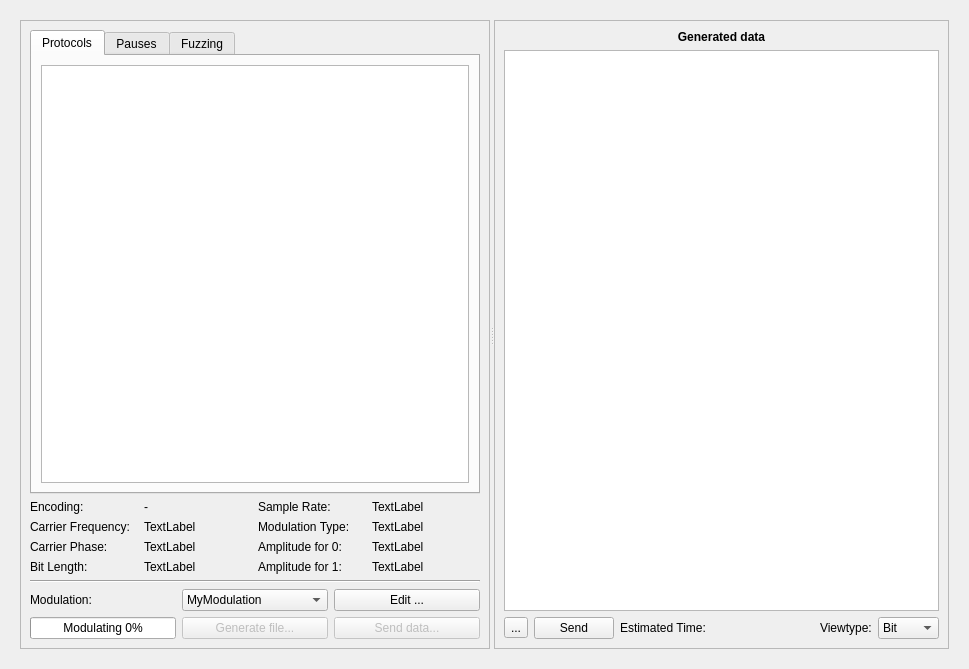
<?xml version="1.0" encoding="UTF-8"?>
<ui version="4.0">
 <class>GeneratorTab</class>
 <widget class="QWidget" name="GeneratorTab">
  <property name="geometry">
   <rect>
    <x>0</x>
    <y>0</y>
    <width>969</width>
    <height>669</height>
   </rect>
  </property>
  <property name="windowTitle">
   <string>Form</string>
  </property>
  <layout class="QVBoxLayout" name="verticalLayout_2">
   <item>
    <widget class="QScrollArea" name="scrollArea">
     <property name="frameShape">
      <enum>QFrame::NoFrame</enum>
     </property>
     <property name="frameShadow">
      <enum>QFrame::Plain</enum>
     </property>
     <property name="widgetResizable">
      <bool>true</bool>
     </property>
     <widget class="QWidget" name="scrollAreaWidgetContents">
      <property name="geometry">
       <rect>
        <x>0</x>
        <y>0</y>
        <width>951</width>
        <height>651</height>
       </rect>
      </property>
      <layout class="QVBoxLayout" name="verticalLayout_3">
       <item>
        <widget class="QSplitter" name="splitter">
         <property name="orientation">
          <enum>Qt::Horizontal</enum>
         </property>
         <widget class="QFrame" name="frame_2">
          <property name="frameShape">
           <enum>QFrame::StyledPanel</enum>
          </property>
          <property name="frameShadow">
           <enum>QFrame::Raised</enum>
          </property>
          <layout class="QVBoxLayout" name="verticalLayout">
           <item>
            <widget class="QTabWidget" name="tabWidget">
             <property name="sizePolicy">
              <sizepolicy hsizetype="Expanding" vsizetype="Expanding">
               <horstretch>0</horstretch>
               <verstretch>0</verstretch>
              </sizepolicy>
             </property>
             <property name="tabPosition">
              <enum>QTabWidget::North</enum>
             </property>
             <property name="tabShape">
              <enum>QTabWidget::Rounded</enum>
             </property>
             <property name="currentIndex">
              <number>0</number>
             </property>
             <widget class="QWidget" name="tab_proto">
              <attribute name="title">
               <string>Protocols</string>
              </attribute>
              <layout class="QHBoxLayout" name="horizontalLayout">
               <item>
                <widget class="GeneratorTreeView" name="treeProtocols">
                 <property name="sizePolicy">
                  <sizepolicy hsizetype="Preferred" vsizetype="Expanding">
                   <horstretch>0</horstretch>
                   <verstretch>0</verstretch>
                  </sizepolicy>
                 </property>
                 <property name="toolTip">
                  <string>&lt;html&gt;&lt;head/&gt;&lt;body&gt;&lt;p&gt;Drag&amp;amp;Drop Protocols to the table on the right to fill the generation table.&lt;/p&gt;&lt;/body&gt;&lt;/html&gt;</string>
                 </property>
                 <attribute name="headerDefaultSectionSize">
                  <number>0</number>
                 </attribute>
                </widget>
               </item>
              </layout>
             </widget>
             <widget class="QWidget" name="tab_4">
              <attribute name="title">
               <string>Pauses</string>
              </attribute>
              <layout class="QGridLayout" name="gridLayout_4">
               <item row="0" column="0" colspan="2">
                <widget class="GeneratorListWidget" name="lWPauses">
                 <property name="sizePolicy">
                  <sizepolicy hsizetype="Expanding" vsizetype="Expanding">
                   <horstretch>0</horstretch>
                   <verstretch>0</verstretch>
                  </sizepolicy>
                 </property>
                 <property name="toolTip">
                  <string>&lt;html&gt;&lt;head/&gt;&lt;body&gt;&lt;p&gt;The pauses will be added automatically when you drag a protocol from the tree above to the table on the right.&lt;br/&gt;&lt;/p&gt;&lt;p&gt;You can see the &lt;span style=&quot; font-weight:600;&quot;&gt;position&lt;/span&gt; of each pause by &lt;span style=&quot; font-weight:600;&quot;&gt;selecting it&lt;/span&gt;. There will be drawn a line in the table indiciating the position of the pause.&lt;br/&gt;&lt;/p&gt;&lt;p&gt;Use context menu or double click to &lt;span style=&quot; font-weight:600;&quot;&gt;edit a pauses' length&lt;/span&gt;.&lt;/p&gt;&lt;/body&gt;&lt;/html&gt;</string>
                 </property>
                 <property name="editTriggers">
                  <set>QAbstractItemView::DoubleClicked|QAbstractItemView::EditKeyPressed</set>
                 </property>
                 <property name="showDropIndicator" stdset="0">
                  <bool>false</bool>
                 </property>
                 <property name="dragDropMode">
                  <enum>QAbstractItemView::NoDragDrop</enum>
                 </property>
                </widget>
               </item>
              </layout>
             </widget>
             <widget class="QWidget" name="tab_5">
              <attribute name="title">
               <string>Fuzzing</string>
              </attribute>
              <layout class="QVBoxLayout" name="verticalLayout_8">
               <property name="spacing">
                <number>6</number>
               </property>
               <item>
                <widget class="GeneratorListView" name="listViewProtoLabels">
                 <property name="sizePolicy">
                  <sizepolicy hsizetype="Expanding" vsizetype="Expanding">
                   <horstretch>0</horstretch>
                   <verstretch>0</verstretch>
                  </sizepolicy>
                 </property>
                 <property name="editTriggers">
                  <set>QAbstractItemView::EditKeyPressed</set>
                 </property>
                </widget>
               </item>
               <item>
                <widget class="QGroupBox" name="groupBox">
                 <property name="title">
                  <string>Add fuzzing values to generated data</string>
                 </property>
                 <layout class="QHBoxLayout" name="horizontalLayout_5">
                  <item>
                   <widget class="QPushButton" name="btnFuzz">
                    <property name="text">
                     <string>Fuzz</string>
                    </property>
                   </widget>
                  </item>
                  <item>
                   <widget class="QRadioButton" name="rBSuccessive">
                    <property name="toolTip">
                     <string>&lt;html&gt;&lt;head/&gt;&lt;body&gt;&lt;p&gt;For multiple labels per message the fuzzed values are inserted &lt;span style=&quot; font-weight:600;&quot;&gt;one-by-one&lt;/span&gt;.&lt;/p&gt;&lt;/body&gt;&lt;/html&gt;</string>
                    </property>
                    <property name="text">
                     <string>S&amp;uccessive</string>
                    </property>
                    <property name="checked">
                     <bool>true</bool>
                    </property>
                   </widget>
                  </item>
                  <item>
                   <widget class="QRadioButton" name="rbConcurrent">
                    <property name="toolTip">
                     <string>&lt;html&gt;&lt;head/&gt;&lt;body&gt;&lt;p&gt;For multiple labels per message the labels are fuzzed &lt;span style=&quot; font-weight:600;&quot;&gt;at the same time&lt;/span&gt;.&lt;/p&gt;&lt;/body&gt;&lt;/html&gt;</string>
                    </property>
                    <property name="text">
                     <string>&amp;Concurrent</string>
                    </property>
                   </widget>
                  </item>
                  <item>
                   <widget class="QRadioButton" name="rBExhaustive">
                    <property name="toolTip">
                     <string>&lt;html&gt;&lt;head/&gt;&lt;body&gt;&lt;p&gt;For multiple labels per message the fuzzed values are inserted in &lt;span style=&quot; font-weight:600;&quot;&gt;all possible combinations&lt;/span&gt;.&lt;/p&gt;&lt;/body&gt;&lt;/html&gt;</string>
                    </property>
                    <property name="text">
                     <string>E&amp;xhaustive</string>
                    </property>
                   </widget>
                  </item>
                 </layout>
                </widget>
               </item>
              </layout>
             </widget>
            </widget>
           </item>
           <item>
            <layout class="QGridLayout" name="gridLayout_3">
             <item row="2" column="1">
              <widget class="QComboBox" name="cBoxModulations">
               <item>
                <property name="text">
                 <string>MyModulation</string>
                </property>
               </item>
              </widget>
             </item>
             <item row="0" column="0" colspan="3">
              <layout class="QGridLayout" name="modulationLayout">
               <item row="0" column="0">
                <widget class="QLabel" name="lEncoding">
                 <property name="text">
                  <string>Encoding:</string>
                 </property>
                </widget>
               </item>
               <item row="0" column="1">
                <widget class="QLabel" name="lEncodingValue">
                 <property name="sizePolicy">
                  <sizepolicy hsizetype="Preferred" vsizetype="Preferred">
                   <horstretch>0</horstretch>
                   <verstretch>0</verstretch>
                  </sizepolicy>
                 </property>
                 <property name="text">
                  <string>-</string>
                 </property>
                </widget>
               </item>
               <item row="0" column="2">
                <widget class="QLabel" name="lSampleRate">
                 <property name="text">
                  <string>Sample Rate:</string>
                 </property>
                </widget>
               </item>
               <item row="0" column="3">
                <widget class="QLabel" name="lSampleRateValue">
                 <property name="text">
                  <string>TextLabel</string>
                 </property>
                </widget>
               </item>
               <item row="1" column="0">
                <widget class="QLabel" name="lCarrierFrequency">
                 <property name="text">
                  <string>Carrier Frequency:</string>
                 </property>
                </widget>
               </item>
               <item row="1" column="1">
                <widget class="QLabel" name="lCarrierFreqValue">
                 <property name="text">
                  <string>TextLabel</string>
                 </property>
                </widget>
               </item>
               <item row="1" column="2">
                <widget class="QLabel" name="lModType">
                 <property name="text">
                  <string>Modulation Type:</string>
                 </property>
                </widget>
               </item>
               <item row="1" column="3">
                <widget class="QLabel" name="lModTypeValue">
                 <property name="text">
                  <string>TextLabel</string>
                 </property>
                </widget>
               </item>
               <item row="2" column="0">
                <widget class="QLabel" name="label">
                 <property name="text">
                  <string>Carrier Phase:</string>
                 </property>
                </widget>
               </item>
               <item row="2" column="1">
                <widget class="QLabel" name="lCarrierPhaseValue">
                 <property name="text">
                  <string>TextLabel</string>
                 </property>
                </widget>
               </item>
               <item row="2" column="2">
                <widget class="QLabel" name="lParamForZero">
                 <property name="text">
                  <string>Amplitude for 0:</string>
                 </property>
                </widget>
               </item>
               <item row="2" column="3">
                <widget class="QLabel" name="lParamForZeroValue">
                 <property name="text">
                  <string>TextLabel</string>
                 </property>
                </widget>
               </item>
               <item row="3" column="0">
                <widget class="QLabel" name="lBitLength">
                 <property name="text">
                  <string>Bit Length:</string>
                 </property>
                </widget>
               </item>
               <item row="3" column="1">
                <widget class="QLabel" name="lBitLenValue">
                 <property name="text">
                  <string>TextLabel</string>
                 </property>
                </widget>
               </item>
               <item row="3" column="2">
                <widget class="QLabel" name="lParamForOne">
                 <property name="text">
                  <string>Amplitude for 1:</string>
                 </property>
                </widget>
               </item>
               <item row="3" column="3">
                <widget class="QLabel" name="lParamForOneValue">
                 <property name="text">
                  <string>TextLabel</string>
                 </property>
                </widget>
               </item>
              </layout>
             </item>
             <item row="2" column="0">
              <widget class="QLabel" name="lModulation">
               <property name="text">
                <string>Modulation:</string>
               </property>
              </widget>
             </item>
             <item row="5" column="2">
              <widget class="QPushButton" name="btnSend">
               <property name="enabled">
                <bool>false</bool>
               </property>
               <property name="text">
                <string>Send data...</string>
               </property>
              </widget>
             </item>
             <item row="1" column="0" colspan="3">
              <widget class="Line" name="line">
               <property name="orientation">
                <enum>Qt::Horizontal</enum>
               </property>
              </widget>
             </item>
             <item row="2" column="2">
              <widget class="QPushButton" name="btnEditModulation">
               <property name="text">
                <string>Edit ...</string>
               </property>
              </widget>
             </item>
             <item row="5" column="0">
              <widget class="QProgressBar" name="prBarGeneration">
               <property name="sizePolicy">
                <sizepolicy hsizetype="Minimum" vsizetype="Fixed">
                 <horstretch>0</horstretch>
                 <verstretch>0</verstretch>
                </sizepolicy>
               </property>
               <property name="value">
                <number>0</number>
               </property>
               <property name="format">
                <string>Modulating %p%</string>
               </property>
              </widget>
             </item>
             <item row="5" column="1">
              <widget class="QPushButton" name="btnGenerate">
               <property name="enabled">
                <bool>false</bool>
               </property>
               <property name="toolTip">
                <string>Generate the complex file of the modulated signal, after tuning all parameters above.</string>
               </property>
               <property name="text">
                <string>Generate file...</string>
               </property>
              </widget>
             </item>
            </layout>
           </item>
          </layout>
         </widget>
         <widget class="QFrame" name="frame">
          <property name="frameShape">
           <enum>QFrame::StyledPanel</enum>
          </property>
          <property name="frameShadow">
           <enum>QFrame::Raised</enum>
          </property>
          <layout class="QGridLayout" name="gridLayout">
           <item row="1" column="0" colspan="8">
            <widget class="GeneratorTableView" name="tableMessages">
             <property name="acceptDrops">
              <bool>true</bool>
             </property>
             <property name="dragEnabled">
              <bool>false</bool>
             </property>
             <property name="dragDropOverwriteMode">
              <bool>false</bool>
             </property>
             <property name="dragDropMode">
              <enum>QAbstractItemView::DropOnly</enum>
             </property>
             <property name="defaultDropAction">
              <enum>Qt::CopyAction</enum>
             </property>
             <property name="alternatingRowColors">
              <bool>true</bool>
             </property>
             <property name="selectionBehavior">
              <enum>QAbstractItemView::SelectItems</enum>
             </property>
             <property name="verticalScrollMode">
              <enum>QAbstractItemView::ScrollPerPixel</enum>
             </property>
             <property name="horizontalScrollMode">
              <enum>QAbstractItemView::ScrollPerPixel</enum>
             </property>
             <property name="showGrid">
              <bool>false</bool>
             </property>
             <attribute name="horizontalHeaderHighlightSections">
              <bool>false</bool>
             </attribute>
             <attribute name="verticalHeaderHighlightSections">
              <bool>false</bool>
             </attribute>
            </widget>
           </item>
           <item row="2" column="0">
            <widget class="QToolButton" name="btnSave">
             <property name="text">
              <string>...</string>
             </property>
             <property name="icon">
              <iconset theme="document-save">
               <normaloff>.</normaloff>.</iconset>
             </property>
            </widget>
           </item>
           <item row="2" column="2">
            <widget class="QLabel" name="lEstimatedTime">
             <property name="toolTip">
              <string>&lt;html&gt;&lt;head/&gt;&lt;body&gt;&lt;p&gt;The estimated average time is based on the average number of bits per message and average sample rate, you set for the modulations.&lt;/p&gt;&lt;/body&gt;&lt;/html&gt;</string>
             </property>
             <property name="text">
              <string>Estimated Time: </string>
             </property>
            </widget>
           </item>
           <item row="2" column="5">
            <spacer name="horizontalSpacer_3">
             <property name="orientation">
              <enum>Qt::Horizontal</enum>
             </property>
             <property name="sizeHint" stdset="0">
              <size>
               <width>38</width>
               <height>22</height>
              </size>
             </property>
            </spacer>
           </item>
           <item row="2" column="6">
            <widget class="QLabel" name="lViewType">
             <property name="sizePolicy">
              <sizepolicy hsizetype="Fixed" vsizetype="Preferred">
               <horstretch>0</horstretch>
               <verstretch>0</verstretch>
              </sizepolicy>
             </property>
             <property name="text">
              <string>Viewtype:</string>
             </property>
            </widget>
           </item>
           <item row="2" column="7">
            <widget class="QComboBox" name="cbViewType">
             <item>
              <property name="text">
               <string>Bit</string>
              </property>
             </item>
             <item>
              <property name="text">
               <string>Hex</string>
              </property>
             </item>
             <item>
              <property name="text">
               <string>ASCII</string>
              </property>
             </item>
            </widget>
           </item>
           <item row="0" column="0" colspan="8">
            <widget class="QLabel" name="label_3">
             <property name="font">
              <font>
               <weight>75</weight>
               <bold>true</bold>
              </font>
             </property>
             <property name="text">
              <string>Generated data</string>
             </property>
             <property name="alignment">
              <set>Qt::AlignCenter</set>
             </property>
            </widget>
           </item>
           <item row="2" column="1">
            <widget class="QPushButton" name="btnNetworkSDRSend">
             <property name="toolTip">
              <string>&lt;html&gt;&lt;head/&gt;&lt;body&gt;&lt;p&gt;Send encoded data to your external application via TCP.&lt;/p&gt;&lt;/body&gt;&lt;/html&gt;</string>
             </property>
             <property name="text">
              <string>Send</string>
             </property>
             <property name="icon">
              <iconset theme="network-wired">
               <normaloff>.</normaloff>.</iconset>
             </property>
             <property name="checkable">
              <bool>true</bool>
             </property>
            </widget>
           </item>
          </layout>
          <zorder>cbViewType</zorder>
          <zorder>lViewType</zorder>
          <zorder>lEstimatedTime</zorder>
          <zorder>label_3</zorder>
          <zorder>tableMessages</zorder>
          <zorder>btnSave</zorder>
          <zorder>horizontalSpacer_3</zorder>
          <zorder>btnNetworkSDRSend</zorder>
         </widget>
        </widget>
       </item>
      </layout>
     </widget>
    </widget>
   </item>
  </layout>
 </widget>
 <customwidgets>
  <customwidget>
   <class>GeneratorTreeView</class>
   <extends>QTreeView</extends>
   <header>urh.ui.views.GeneratorTreeView.h</header>
  </customwidget>
  <customwidget>
   <class>GeneratorTableView</class>
   <extends>QTableView</extends>
   <header>urh.ui.views.GeneratorTableView.h</header>
  </customwidget>
  <customwidget>
   <class>GeneratorListWidget</class>
   <extends>QListWidget</extends>
   <header>urh.ui.GeneratorListWidget.h</header>
  </customwidget>
  <customwidget>
   <class>GeneratorListView</class>
   <extends>QListView</extends>
   <header>urh.ui.views.GeneratorListView.h</header>
  </customwidget>
 </customwidgets>
 <resources>
  <include location="../urh.qrc"/>
 </resources>
 <connections/>
</ui>
